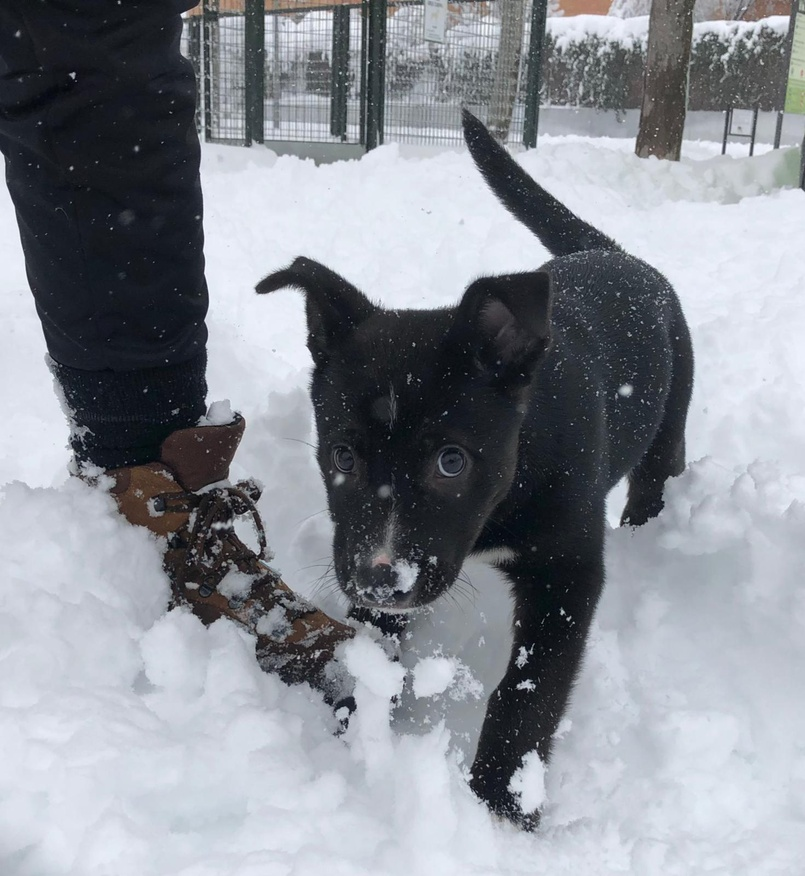
#> input picture LOLA.jpg, 805 x 876 px, shrunk from 1471 x 1600 before the run
$ python lola_traces.py
#> lines starting #> are read from the running program, lines starting #| are printed output that depends on the picture
import numpy as np
import scipy.fftpack as spfft
import scipy.ndimage as spimg
import matplotlib.pyplot as plt
from pylbfgs import owlqn
import imageio

# [18 lines left out: functions dct2, idct2, progress, not called in this run]

_image_dims = None  # track target image dimensions here
_ri_vector = None  # reference the random sampling indices here
_b_vector = None  # reference the sampled vector b here
_A_matrix = None  # reference the dct matrix operator A here

# [34 lines left out: function evaluate, not called in this run]

SCALE=0.1
SAMPLE=0.3
Xorig = imageio.imread('LOLA.jpg', as_gray=True, pilmode='L')
#> Xorig: shape (876, 805); min 2, max 254, mean 141
X = spimg.zoom(Xorig, SCALE)
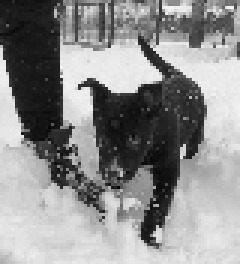
#> X: shape (88, 80) (shown 3 times larger); min 2, max 246, mean 142
ny, nx = X.shape
#> ny = 88; nx = 80
_image_dims = (ny, nx)
k2 = round(nx * SAMPLE)
#> k2 = 24
r2 = np.random.choice(nx, k2, replace = False)
b2_c = X[:,r2]
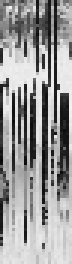
#> b2_c: shape (88, 24) (shown 3 times larger); min 7, max 240, mean 154.5
b2 = np.ravel(b2_c.T)
#> b2 = 2112 values, max 240 at index 266, min 7 at index 53, mean 154.5
_ri_vector = r2
_b_vector = np.expand_dims(b2, axis=1)

# perform the L1 minimization in memory
#> (the run stopped early here; a loop or call above may not have finished)
